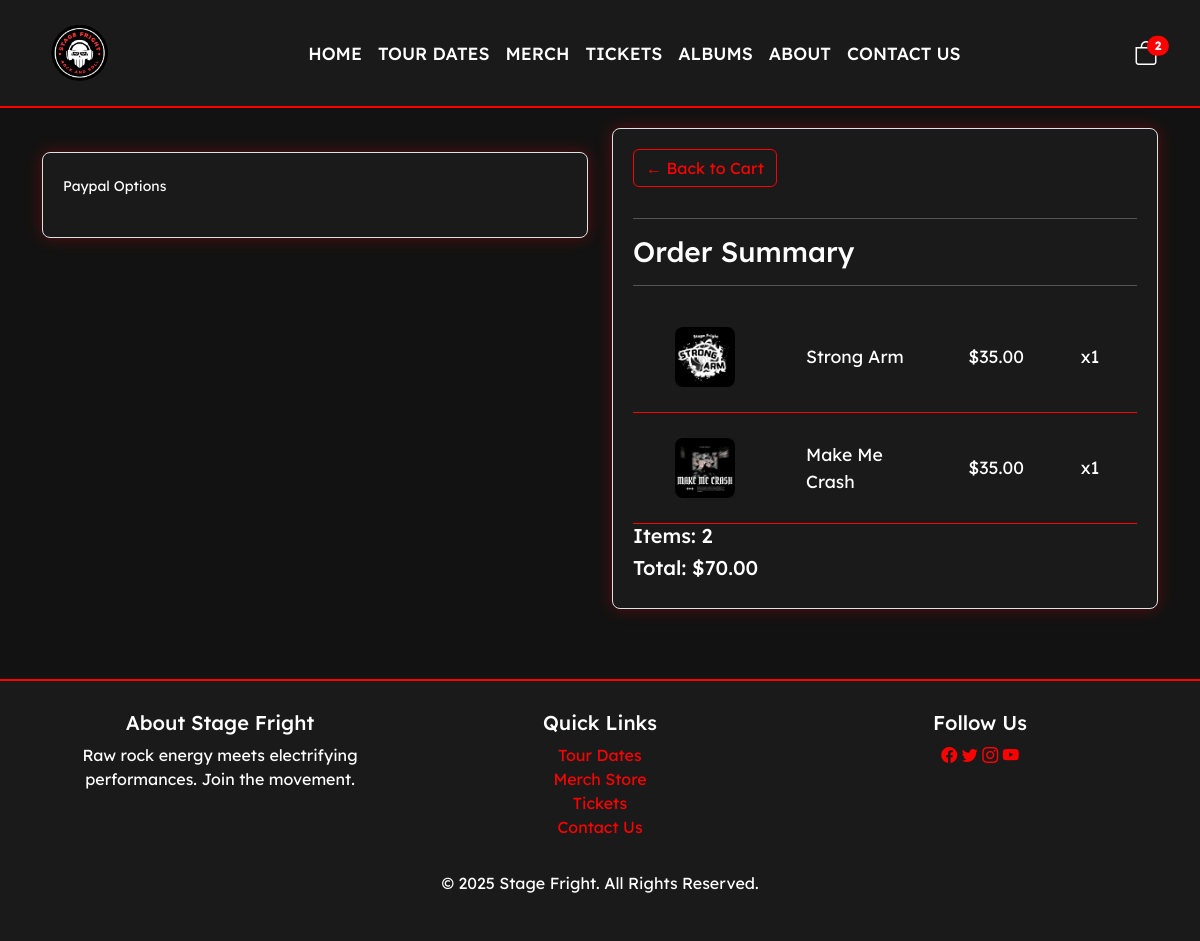
The app's page /checkout/ (signed in) with its own data.
### store/models.py (models this page shows, shortened)
class OrderItem(models.Model):
  product = models.ForeignKey(Product, on_delete=models.SET_NULL, blank=True, null=True)
  order = models.ForeignKey(Order, on_delete=models.SET_NULL, blank=True, null=True)
  quantity = models.IntegerField(default=0, null=True, blank=True)
  date_added = models.DateTimeField(auto_now_add=True)
  @property
  def get_total(self):
    total = self.product.price * self.quantity
    return total

class Product(models.Model):
  TYPE_CHOICES = {
    ('clothing', 'Clothing'),
    ('ticket', 'Ticket'),
    ('misc', 'Misc'),
    ('album', 'Album'),
  }
  name = models.CharField(max_length=200, null=True)
  price = models.DecimalField(max_digits=7, decimal_places=2)
  digital = models.BooleanField(default=False, null=True, blank=False)
  image = models.ImageField(null=True, blank=True)
  description = models.CharField(max_length=1000, null=True, blank=True)
  type = models.CharField(max_length=200, null=True, choices=TYPE_CHOICES)
  @property
  def imageURL(self):
    try:
      url = self.image.url
    except:
      url = ''
    return url

class Order(models.Model):
  customer = models.ForeignKey(Customer, on_delete=models.SET_NULL, blank=True, null=True)
  date_ordered = models.DateTimeField(auto_now_add=True)
  complete = models.BooleanField(default=False, null=True, blank=False)
  transaction_id = models.CharField(max_length=200, null=True)
  @property
  def shipping(self):
    shipping = False
    orderitems = self.orderitem_set.all()
    for i in orderitems:
      if i.product.digital == False:
        shipping = True
    return shipping
  @property
  def get_cart_total(self):
    orderitems = self.orderitem_set.all()
    total = sum([ item.get_total for item in orderitems ])
    return total
  @property
  def get_cart_items(self):
    orderitems = self.orderitem_set.all()
    total = sum([ item.quantity for item in orderitems ])
    return total

### store/views.py (the view)
# urls.py: path('checkout/', views.checkout, name="checkout"),
def checkout(request):
  data = cartData(request)
  cartItems = data['cartItems']
  order = data['order']
  items = data['items']
  context = {'items': items, 'order': order, 'cartItems': cartItems}
  return render(request, 'store/checkout.html', context)

### store/utils.py (called while the page is built)
def cartData(request):
  if request.user.is_authenticated:
    customer = request.user.customer
    order, created = Order.objects.get_or_create(customer=customer, complete=False)
    items = order.orderitem_set.all()
    cartItems = order.get_cart_items
  else:
    cookieData = cookieCart(request)
    cartItems = cookieData['cartItems']
    order = cookieData['order']
    items = cookieData['items']
  return {'cartItems': cartItems, 'order': order, 'items': items}

### store/templates/store/checkout.html (shortened to what this page needs)
{% extends 'store/main.html' %}
{% load static %}
{% block content %}
<div class="row">
    <div class="col-lg-6">
        <br>
        <div class="box-element hidden" id="payment-info">
            <small>Paypal Options</small>
        </div>
    </div>
    <div class="col-lg-6">
        <div class="box-element">
            <a class="btn btn-outline-dark" href="{% url 'cart' %}">&#x2190; Back to Cart</a>
            <hr>
            <h3>Order Summary</h3>
            <hr>
            {% for item in items %}
            <div class="cart-row">
                <div style="flex:2"><img class="row-image" src="{{ item.product.imageURL }}"></div>
                <div style="flex:2; color: white"><p>{{ item.product.name }}</p></div>
                <div style="flex:1; color: white"><p>${{ item.product.price|floatformat:2 }}</p></div>
                <div style="flex:1; color: white"><p>x{{ item.quantity }}</p></div>
            </div>
            {% endfor %}
            <h5>Items: {{ order.get_cart_items }}</h5>
            <h5>Total: ${{ order.get_cart_total|floatformat:2 }}</h5>
        </div>
    </div>
</div>
{% endblock content %}

### static/css/main.css (style rules this page uses)
body { background-color: hsl(0, 0%, 98%); overflow-x: hidden; font-family: "Lexend Deca", sans-serif; color: hsl(0, 0%, 30%); }
h1, h2, h3, h4, h5, h6, p, span, a, li, button, input, textarea { font-family: "Lexend Deca", sans-serif; }
.btn { font-family: "Lexend Deca", sans-serif; }
h1, h2, h3, h4, h5, h6 { color: hsl(0, 0%, 30%); margin: 0 0 20px; }
html, body { height: 100%; margin: 0; display: flex; flex-direction: column; }
.box-element { box-shadow: 0px 4px 8px rgba(0, 0, 0, 0.1); background-color: #fff; border-radius: 8px; padding: 15px; margin: 10px 0; width: 100%; max-width: 280px; transition: transform 0.2s; }
.btn { border-radius: 4px; }
.box-element { background-color: #f8f9fa; border: 1px solid #dee2e6; border-radius: 8px; padding: 30px; margin: 20px 0; box-shadow: 0px 4px 10px rgba(0, 0, 0, 0.1); max-width: 1000px; margin-left: auto; margin-right: auto; }
.cart-row { display: flex; align-items: center; padding: 20px 0; border-bottom: 1px solid #dee2e6; font-size: 1rem; }
.row-image { max-width: 100px; max-height: 100px; border-radius: 8px; margin-right: 10px; }
.cart-row>div { display: flex; align-items: center; justify-content: center; text-align: center; padding: 0 15px; }
.cart-row div:nth-child(2) { justify-content: flex-start; text-align: left; flex: 2; }
.cart-row div:nth-child(1) { flex: 1; }
.cart-row div:nth-child(3), .cart-row div:nth-child(4), .cart-row div:nth-child(5) { flex: 1; }
.cart-row p { margin: 0; font-size: 1.1rem; }
.box-element { background-color: #f8f9fa; border: 1px solid #dee2e6; border-radius: 8px; padding: 30px; margin: 20px 0; box-shadow: 0px 4px 10px rgba(0, 0, 0, 0.1); max-width: 100%; }
.cart-row img.row-image { max-width: 80px; max-height: 80px; border-radius: 8px; margin-right: 15px; }
.cart-row>div { display: flex; align-items: center; justify-content: center; text-align: center; padding: 10px 15px; }
h3, h5 { color: #495057; }
h3 { margin-top: 20px; }
h5 { margin: 10px 0; }
a.btn-outline-dark { margin-bottom: 15px; }

### store/templates/store/main.html (style rules this page uses)
body { background-color: #121212; color: #ffffff; font-family: 'Arial', sans-serif; }

### store/templates/store/checkout.html (style rules this page uses)
body { background-color: #121212; color: white; font-family: 'Lexend Deca', sans-serif; }
.box-element { box-shadow: 0 0 16px rgba(255, 0, 0, 0.3); background-color: #1a1a1a; border-radius: 8px; padding: 20px; color: white; }
.cart-row { display: flex; align-items: center; justify-content: space-between; padding: 15px 0; border-bottom: 1px solid #ff0000; font-size: 1rem; }
.cart-row img { width: 60px; height: 60px; object-fit: cover; margin-right: 10px; border-radius: 4px; }
h3, h5, label, p, hr { color: white; }
.btn-outline-dark { color: #ff0000 !important; border: 1px solid #ff0000 !important; }
::placeholder { color: white; }

### records on screen
OrderItem: product.imageURL (picture), product.name "Strong Arm", product.price "35.00", quantity "1"
OrderItem: product.imageURL (picture), product.name "Make Me Crash", product.price "35.00", quantity "1"
Order: get_cart_items "2", get_cart_total "70.00"

### other values on screen
{{ cartItems }} "2"
